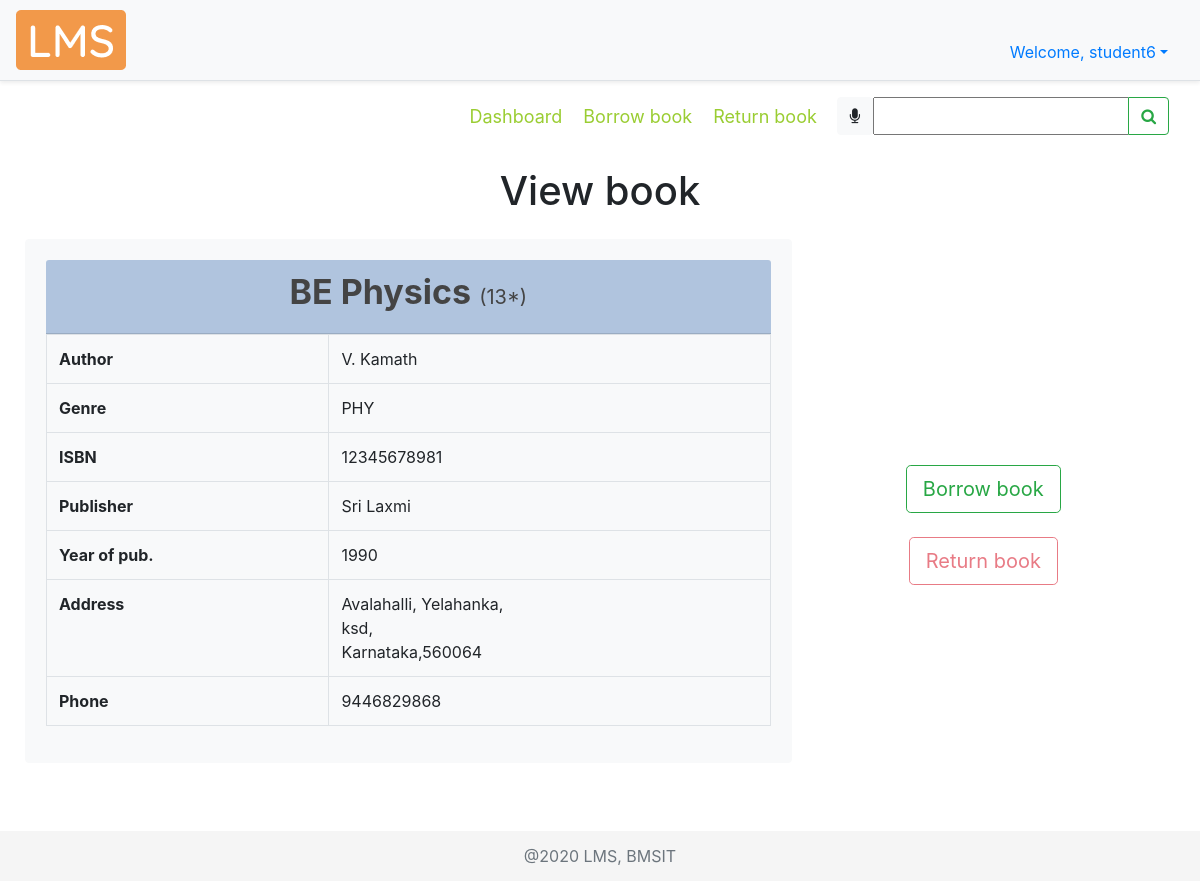
The app's page /viewbook/6/ (signed in), older data.
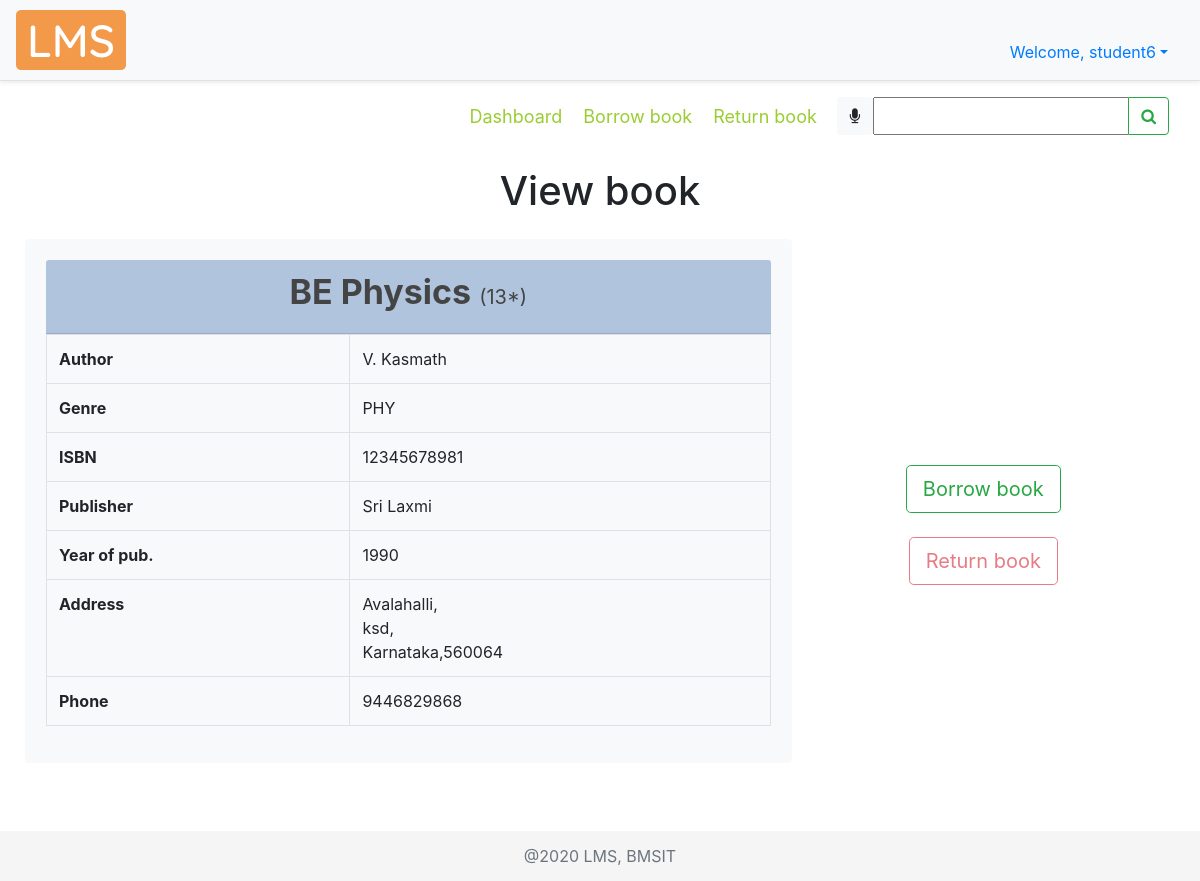
The same page, newer data.
### account/models.py (models this page shows, shortened)
class Account(AbstractBaseUser):
    COURSES = (
        ("ISE","Information Science Engineering"),
        ("CSE","Computer Science Engineering"),
        ("ECE","Electronics and Communication Engineering"),
        ("ME","Mechanical Engineering"),
        ("ETE","Electronics and Telecommunication Engineering"),
        ("EEE","Electrical and Electronics Engineering"),
        ("CIV","Civil Engineering"),
        ("MCA","Master of Computer Applications"),
        ("AI&ML","Artificial Intelligence and Machine Learning")
    )
    SEM = (
        (1, 1),
        (2, 2),
        (3, 3),
        (4, 4),
        (5, 5),
        (6, 6),
        (7, 7),
        (8, 8),
    )
    email = models.EmailField(verbose_name="email", max_length=50, unique=True, help_text="Email id")
    username = models.CharField(max_length=30, unique=True, help_text="Username")
    fName = models.CharField(max_length=20, help_text='First name')
    mName = models.CharField(max_length=20, help_text='Middle name', blank=True)
    lName = models.CharField(max_length=20, help_text='Last name', blank=True)
    streetAddr = models.CharField(max_length=50, help_text="Street Address", null=True)
    district = models.CharField(max_length=20, null=True, help_text="District")
    state = models.CharField(max_length=20, null=True, help_text="State")
    pinCode = models.CharField(max_length=6, null=True, help_text="PIN Code")
    phoneNum = models.CharField(max_length=10, null=True, blank=True, help_text="Phone number")
    USN = models.CharField(max_length=10, null=True, unique=True, blank=True, help_text="University Serial Number")
    course = models.CharField(max_length=50, null=True, choices=COURSES, blank=True, help_text="Branch")
    sem = models.PositiveSmallIntegerField(null=True, choices=SEM, blank=True, help_text="Semester")
    salary = models.CharField(max_length=6, null=True, blank=True, help_text="Salary")
    date_joined = models.DateTimeField(verbose_name='date joined', auto_now_add=True)
    last_login = models.DateTimeField(verbose_name='last login', auto_now=True)
    is_admin = models.BooleanField(default=False)
    is_active = models.BooleanField(default=True)
    is_staff = models.BooleanField(default=False)
    is_superuser = models.BooleanField(default=False)
    USERNAME_FIELD = 'email'
    REQUIRED_FIELDS = ['username', 'fName']
    objects = MyAccountManager()

### libraryApp/models.py (models this page shows, shortened)
class BOOK(models.Model):
    GENRE = (
        ("CS", "Computer Science"),
        ("MATH", "Mathematics"),
        ("ELE", "Electronics"),
        ("TC", "Telecommunication"),
        ("CHE", "Chemistry"),
        ("PHY", "Physics"),
        ("MEC", "Mechanics"),
        ("EVS", "Environmental Science"),
        ("BIO", "Bioengineering"),
        ("BUS", "Business Skills"),
    )
    bookTitle = models.CharField(max_length=50, help_text="Book Title")
    genre = models.CharField(max_length=30, null=True, choices=GENRE, help_text="Category")
    pubYear = models.CharField(max_length=4, null=True, help_text="Year of publication")
    isbn = models.CharField(max_length=13, null=True, unique=True, help_text="International Standard Book Number")
    librarianID = models.ForeignKey(
        settings.AUTH_USER_MODEL, null=True, on_delete=models.SET_NULL, help_text="Librarian ID")
    pubID = models.ForeignKey(PUBLISHER, null=True, on_delete=models.CASCADE, help_text="Publisher ID")
    authorID = models.ManyToManyField(AUTHOR, help_text="Authors")

class AUTHOR(models.Model):
    authorName = models.CharField(max_length=30, help_text="Author name")
    def __str__(self):
        return self.authorName

class PUBLISHER(models.Model):
    pubName = models.CharField(max_length=30, help_text="Publisher name", null=True)
    streetAddr = models.CharField(max_length=50, help_text="Street Address", null=True)
    district = models.CharField(max_length=20, help_text="District", null=True)
    state = models.CharField(max_length=20, help_text="State", null=True)
    pinCode = models.CharField(max_length=6, help_text="PIN Code", null=True)
    phoneNum = models.CharField(max_length=10, help_text="Phone number", null=True)

### libraryApp/views.py (the view)
# urls.py: path('viewbook/<str:bookID>/', views.viewBook, name="viewbook"),
def viewBook(request, bookID):
    viewBook = 'libraryApp/view_book.html'
    myFilter = BookFilter(request.GET, queryset=BOOK.objects.all())
    if request.method == "POST":
        print(request.POST)
        return redirect(searchBook, book=request.POST['bookTitle'])
    book = BOOK.objects.get(id=bookID)
    pub = PUBLISHER.objects.filter(book__id=book.id).first()
    stock = STOCK.objects.filter(bookID__id=book.id).first()
    authors = AUTHOR.objects.filter(book__id=book.id)
    authorList = []
    authorIDList = []
    for a in authors.all():
        if a not in authorList:  # loic to check redundancy
            authorList.append(a)
            authorIDList.append(a.id)
    authorString = ', '.join(map(str, authorList))
    bookObject = tempBook(None, book.bookTitle, book.id, book.genre, pub.id, pub.pubName,
                          book.pubYear, authorIDList, authorString, book.isbn, stock.bookCopies)
    user = request.user
    isBookBorrowed = False
    bb = user.borrowedbook_set.filter(bookID__id=bookID)
    if bb.count() > 0:
        bb = bb.all()
        for i in bb:
            if i.checkIn is None:
                isBookBorrowed = True
                break
            else:
                isBookBorrowed = False
    context = {
        "book": bookObject,
        "pub": pub,
        "myFilter": myFilter,
        "isBookBorrowed" : isBookBorrowed
    }
    return render(request, viewBook, context)

### libraryApp/templates/libraryApp/view_book.html (shortened to what this page needs)
{% extends 'libraryApp/main.html' %}
{% load static %}
{% block content %}
<nav class="navbar">
  <div class="navbar-nav mySubMenu ml-auto">
   <nav>
        <a href="{% url 'dashboard' %}" title="Click here to visit dashboard">Dashboard</a>
        {% if not request.user.is_staff %}
            <a href="{% url 'borrowbook' %}" title="Click here to borrow books">Borrow book</a>
        {% endif %}
        {% if not request.user.is_staff %}
            <a href="{% url 'returnbook' %}" title="Click here to return borrowed books">Return book</a>
        {% endif %}
    </nav>
  </div>
  <form class="form-inline" method="POST">
    <div class="input-group">
      <div id="speech" class="btn btn-light" title="Click the mic to speak">
        <i class="fa fa-microphone" aria-hidden="true"></i>
      </div>
      {{myFilter.form}}
      <div class="input-group-append">
        <button id="searchButton" class="btn btn-outline-success" type="submit">
          <i class="fa fa-search"></i>
        </button>
      </div>
    </div>
  </form>
</nav>
<br>
<div>
    <h1 class="text-center">
        View book
    </h1>
</div>
<div class="row align-items-center viewBook mt-4">
    <div class="card card-body border-light bg-light col-md-8">
        <div class="card-header text-center cardHead">
            <div class="row justify-content-center">
                <h3 class="font-weight-bold bookTitle">
                    {{book.bookTitle}} <span class="small">({{book.stock}}*)</span>
                </h3>
            </div>
        </div>
        <div>
            <table class="table table-bordered">
                <tbody>
                    <tr>
                        <th scope="row">Author</th>
                        <td>{{book.author}}</td>
                    </tr>
                    <tr>
                        <th scope="row">Genre</th>
                        <td>{{book.genre}}</td>
                    </tr>
                    <tr>
                        <th scope="row">ISBN</th>
                        <td>{{book.isbn}}</td>
                    </tr>
                    <tr>
                        <th scope="row">Publisher</th>
                        <td>{{book.pubName}}</td>
                    </tr>
                    <tr>
                        <th scope="row">Year of pub.</th>
                        <td>{{book.pubYear}}</td>
                    </tr>
                    <tr>
                        <th scope="row">Address</th>
                        <td>{{pub.streetAddr}},<br> {{pub.district}},<br> {{pub.state}},{{pub.pinCode}}</td>
                    </tr>
                    <tr>
                        <th scope="row">Phone</th>
                        <td>{{pub.phoneNum}}</td>
                    </tr>
                </tbody>
            </table>
        </div>
    </div>
    <div class="col-md-4 mt-5">
        <div class="row justify-content-center">
            <button type="button" onclick="location.href='{% url 'requestBorrowBook' book.bookID %}'" class="btn btn-outline-success btn-lg"
                    data-toggle="tooltip" data-placement="right"
                    title="Click here to borrow '{{book.bookTitle}}'">Borrow book</button>
        </div>
        <br>
        <div class="row justify-content-center">
            <button type="button" onclick="location.href='{% url 'requestReturnBook' book.bookID %}'" class="btn btn-outline-danger btn-lg"
            {% if request.user.is_staff or not isBookBorrowed %}disabled{% endif %}
                    data-toggle="tooltip" data-placement="right"
                    title="Click here to return '{{book.bookTitle}}'">Return book</button>
        </div>
    </div>
</div>
<br>
{% endblock %}

### libraryApp/templates/libraryApp/main.html (shortened to what this page needs)
{% load static %}
<!DOCTYPE html>
<html lang="en">
<head>
  <link rel="stylesheet" href="https://cdn.jsdelivr.net/npm/bootstrap@4.5.3/dist/css/bootstrap.min.css">
  <link rel="stylesheet" href="https://stackpath.bootstrapcdn.com/font-awesome/4.7.0/css/font-awesome.min.css">
  <link rel="stylesheet" href="{% static '/css/main.css' %}">
  <link rel="stylesheet" href="https://cdn.datatables.net/1.10.22/css/dataTables.bootstrap4.min.css">
</head>
<body>
  {% include 'libraryApp/navbar.html' %}
  <div class="container-fluid">
    {% block content %}
    {% endblock %}
  </div>
  <br>
  <footer class="footer">
    <div class="container text-center">
      <span class="text-muted">@2020 LMS, BMSIT</span>
    </div>
  </footer>
</body>
</html>

### libraryApp/templates/libraryApp/navbar.html (shortened to what this page needs)
{% load static %}
    <div class="d-flex flex-column flex-md-row align-items-center p-2 px-md-3 mb-2 bg-light border-bottom shadow-sm">
      <img class="logo my-0 mr-md-auto font-weight-normal" src="{% static '/img/lms.png' %}" alt="LMS Logo">
        <nav class="nav pt-4">
            <li class="nav-item dropdown">
              <a class="nav-link dropdown-toggle" data-toggle="dropdown" role="button">Welcome, {{request.user.username}}</a>
            </li>
      </nav>
    </div>

### static/css/main.css (style rules this page uses)
html { position: relative; min-height: 100%; }
body { margin-bottom: 60px; background-color: #fff; }
.footer { position: absolute; bottom: 0; width: 100%; height: 50px; line-height: 50px; background-color: #f5f5f5; }
.mySubMenu { margin-right: 10px; padding: 2px; font-size: large; }
.mySubMenu a { padding-left: 8px; padding-right: 8px; color: yellowgreen; }

### libraryApp/templates/libraryApp/view_book.html (style rules this page uses)
.viewBook { margin: 10px; }
.bookTitle { font-size: 34px; color: #444444; }
.cardHead { background-color: lightsteelblue; }
.small { font-size: 20px; }

Row changes from the older to the newer data that the page shows:
removed AUTHOR: author "V. Kamath"
added AUTHOR: author "V. Kasmath"
changed PUBLISHER "Sri Laxmi": streetAddr "Avalahalli, Yelahanka" → "Avalahalli"
